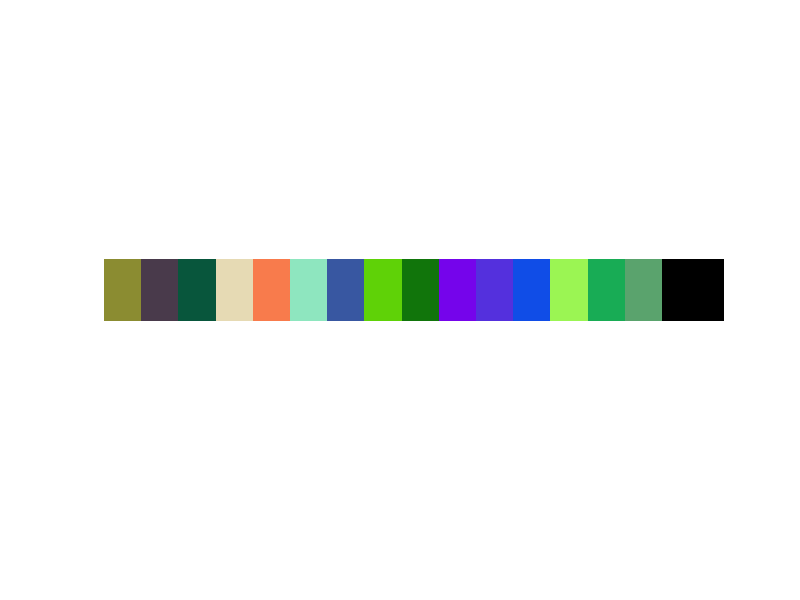

Write MATLAB code to recreate this figure.
clc
close all
clear all

img = uint8(zeros(50, 500));
img = cat(3, img, img, img);

for i=1:30:450;
    
    img(:, i:i+29, 1) = rand.*255;
    img(:, i:i+29, 2) = rand.*255;
    img(:, i:i+29, 3) = rand.*255;
    
	figure(1), imshow(img);

end